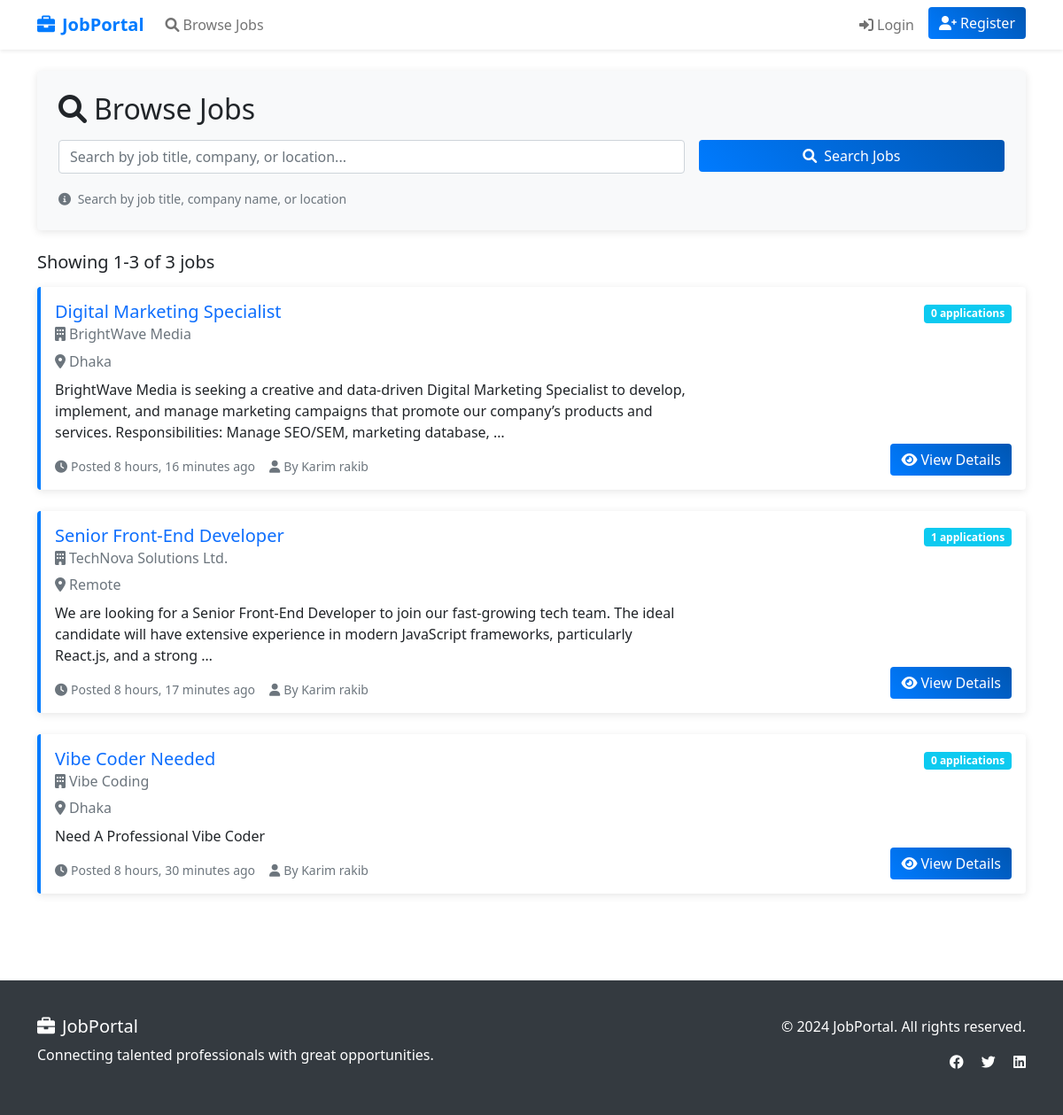
Screenshot of /jobs/ with the database file from the repository.
### jobs/models.py (models this page shows, shortened)
class Job(models.Model):
    title = models.CharField(max_length=200)
    company_name = models.CharField(max_length=200)
    location = models.CharField(max_length=200)
    description = models.TextField()
    posted_by = models.ForeignKey(User, on_delete=models.CASCADE, related_name='posted_jobs')
    created_at = models.DateTimeField(default=timezone.now)
    class Meta:
        ordering = ['-created_at']

### jobs/views.py (the view)
# urls.py: path('jobs/', views.job_list, name='job_list'),
def job_list(request):
    form = JobSearchForm(request.GET)
    jobs = Job.objects.all()
    if form.is_valid():
        search_query = form.cleaned_data.get('search_query')
        if search_query:
            jobs = jobs.filter(
                Q(title__icontains=search_query) |
                Q(company_name__icontains=search_query) |
                Q(location__icontains=search_query)
            )
    paginator = Paginator(jobs, 10)
    page_number = request.GET.get('page')
    page_obj = paginator.get_page(page_number)
    return render(request, 'jobs/job_list.html', {
        'page_obj': page_obj,
        'form': form
    })

### jobs/forms.py
class JobSearchForm(forms.Form):
    search_query = forms.CharField(
        max_length=200,
        required=False,
        widget=forms.TextInput(attrs={
            'placeholder': 'Search by job title, company, or location...',
            'class': 'form-control'
        })
    )

### jobs/templates/jobs/job_list.html (shortened to what this page needs)
{% extends 'jobs/base.html' %}
{% block content %}
<div class="container py-4">
    <div class="row mb-4">
        <div class="col-12">
            <div class="card bg-light">
                <div class="card-body p-4">
                    <h2 class="mb-3"><i class="fas fa-search me-2"></i>Browse Jobs</h2>
                    <form method="get" class="row g-3">
                        <div class="col-md-8">
                            {{ form.search_query }}
                        </div>
                        <div class="col-md-4">
                            <button type="submit" class="btn btn-primary w-100">
                                <i class="fas fa-search me-2"></i>Search Jobs
                            </button>
                        </div>
                    </form>
                    <div class="mt-3">
                        <small class="text-muted">
                            <i class="fas fa-info-circle me-1"></i>
                            Search by job title, company name, or location
                        </small>
                    </div>
                </div>
            </div>
        </div>
    </div>
    <div class="row mb-3">
        <div class="col-12">
            <div class="d-flex justify-content-between align-items-center">
                <h5 class="mb-0">
                    {% if page_obj.paginator.count %}
                        Showing {{ page_obj.start_index }}-{{ page_obj.end_index }} of {{ page_obj.paginator.count }} jobs
                    {% else %}
                        No jobs found
                    {% endif %}
                </h5>
            </div>
        </div>
    </div>
    <div class="row">
        {% if page_obj %}
            {% for job in page_obj %}
            <div class="col-12 mb-4">
                <div class="card job-card h-100">
                    <div class="card-body">
                        <div class="row">
                            <div class="col-md-8">
                                <h5 class="card-title mb-2">
                                    <a href="{% url 'jobs:job_detail' job.id %}" class="text-decoration-none">
                                        {{ job.title }}
                                    </a>
                                </h5>
                                <h6 class="card-subtitle mb-2 text-muted">
                                    <i class="fas fa-building me-1"></i>{{ job.company_name }}
                                </h6>
                                <p class="text-muted mb-2">
                                    <i class="fas fa-map-marker-alt me-1"></i>{{ job.location }}
                                </p>
                                <p class="card-text">{{ job.description|truncatewords:30 }}</p>
                                <div class="d-flex align-items-center">
                                    <small class="text-muted me-3">
                                        <i class="fas fa-clock me-1"></i>Posted {{ job.created_at|timesince }} ago
                                    </small>
                                    <small class="text-muted">
                                        <i class="fas fa-user me-1"></i>By {{ job.posted_by.first_name }} {{ job.posted_by.last_name }}
                                    </small>
                                </div>
                            </div>
                            <div class="col-md-4 text-md-end">
                                <div class="d-flex flex-column h-100 justify-content-between">
                                    <div class="mb-3">
                                        <span class="badge bg-info">{{ job.applications.count }} applications</span>
                                    </div>
                                    <div>
                                        <a href="{% url 'jobs:job_detail' job.id %}" class="btn btn-primary">
                                            <i class="fas fa-eye me-1"></i>View Details
                                        </a>
                                    </div>
                                </div>
                            </div>
                        </div>
                    </div>
                </div>
            </div>
            {% endfor %}
        {% endif %}
    </div>
</div>
{% endblock %}

### jobs/templates/jobs/base.html (style rules this page uses)
.card { transition: transform 0.2s; border: none; box-shadow: 0 2px 10px rgba(0,0,0,0.1); }
.btn-primary { background: linear-gradient(45deg, #007bff, #0056b3); border: none; }
.job-card { border-left: 4px solid #007bff; }

### rows the page displays
Job: title "Digital Marketing Specialist", company_name "BrightWave Media", location "Dhaka", description "BrightWave Media is seeking a creative and data-driven Digital Marketing Specialist to develop, implement, and manage marketing campaigns that promote our company’s products and services. Responsibilities: Manage SEO/SEM, marketing database, …", created_at "8 hours, 16 minutes", posted_by.first_name "Karim", posted_by.last_name "rakib", applications.count "0"
Job: title "Senior Front-End Developer", company_name "TechNova Solutions Ltd.", location "Remote", description "We are looking for a Senior Front-End Developer to join our fast-growing tech team. The ideal candidate will have extensive experience in modern JavaScript frameworks, particularly React.js, and a strong …", created_at "8 hours, 17 minutes", posted_by.first_name "Karim", posted_by.last_name "rakib", applications.count "1"
Job: title "Vibe Coder Needed", company_name "Vibe Coding", location "Dhaka", description "Need A Professional Vibe Coder", created_at "8 hours, 30 minutes", posted_by.first_name "Karim", posted_by.last_name "rakib", applications.count "0"

### other values shown
{{ page_obj.start_index }} "1"
{{ page_obj.end_index }} "3"
{{ page_obj.paginator.count }} "3"
